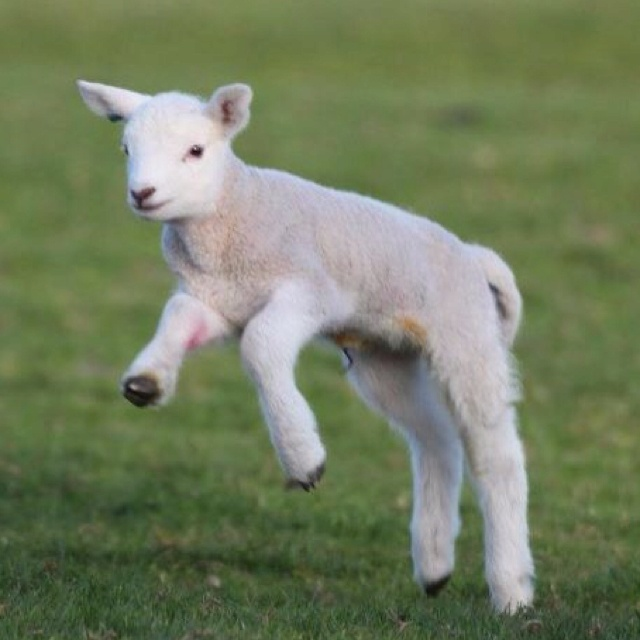
#> input picture praktikumpencit11/lamb.jpg, 640 x 640 px
$ python 'Praktikum 11 - Deteksi Tepi.py'
#> lines starting #> are read from the running program, lines starting #| are printed output that depends on the picture; after the words box and inside, x2 and y2 are one past the last pixel; in counts of white or black regions, pixels touching at a corner belong together
import imageio
import matplotlib.pyplot as plt
import numpy as np

imgNormal = imageio.imread("lamb.jpg")
#> imgNormal is the input picture: shape (640, 640, 3); mean R, G, B 115, 126.1, 95.4

imgGrayscale = np.zeros((imgNormal.shape[0], imgNormal.shape[1], 3), dtype=np.uint8)

for y in range(0, imgNormal.shape[0]):
    for x in range(0, imgNormal.shape[1]):
        r = imgNormal[y][x][0]
        g = imgNormal[y][x][1]
        b = imgNormal[y][x][2]
        gr = ( int(r) + int(g) + int(b) ) / 3
        imgGrayscale[y][x] = (gr, gr, gr)
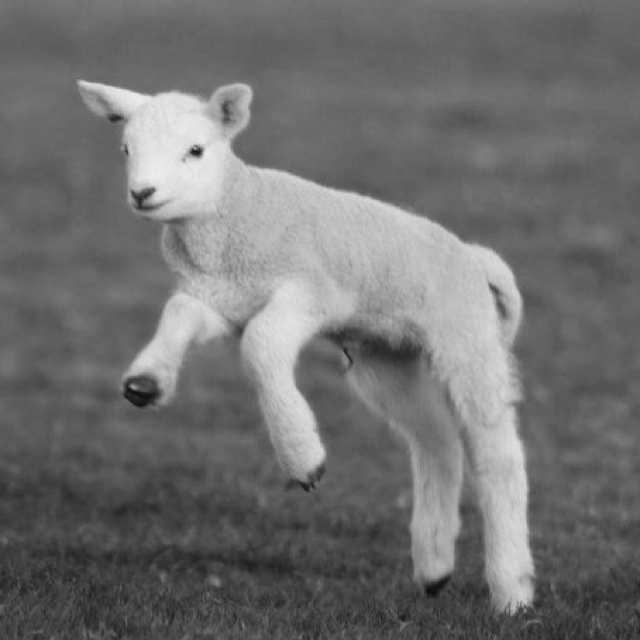
#> imgGrayscale: shape (640, 640, 3); min 9, max 237, mean 111.9

plt.imshow(imgGrayscale)
plt.title("Grayscale")
plt.show()


# ## Metode Robert

imgDTRobert = np.zeros((imgNormal.shape[0], imgNormal.shape[1], 3), dtype=np.uint8)

for y in range(1, imgNormal.shape[0] - 1):
    for x in range(1, imgNormal.shape[1] - 1):
        x1 = int(imgGrayscale[y][x - 1][0])
        x2 = int(imgGrayscale[y][x][0])
        x3 = int(imgGrayscale[y - 1][x][0])
        x4 = int(imgGrayscale[y][x][0])
        xb = int((x2 - x1) + (x4 - x3))
        if xb < 0:
            xb = -xb
        if xb > 255:
            xb = 255
        imgDTRobert[y][x] = (xb, xb, xb)

plt.imshow(imgDTRobert)
plt.title("Metode Robert")
plt.show()


# ## Metode Prewitt

imgDTPrewitt = np.zeros((imgNormal.shape[0], imgNormal.shape[1], 3), dtype=np.uint8)

for y in range(1, imgNormal.shape[0] - 1):
    for x in range(1, imgNormal.shape[1] - 1):
        x1 = int(imgGrayscale[y - 1][x - 1][0])
        x2 = int(imgGrayscale[y][x - 1][0])
        x3 = int(imgGrayscale[y + 1][x - 1][0])
        x4 = int(imgGrayscale[y - 1][x][0])
        x5 = int(imgGrayscale[y][x][0])
        x6 = int(imgGrayscale[y + 1][x][0])
        x7 = int(imgGrayscale[y - 1][x + 1][0])
        x8 = int(imgGrayscale[y][x + 1][0])
        x9 = int(imgGrayscale[y + 1][x + 1][0])
        xh = int(-x1 - x4 - x7 + x3 + x6 + x9)
        xv = int(-x1 - x2 - x3 + x7 + x8 + x9)
        xb = int(xh + xv)
        if xb < 0:
            xb = -xb
        if xb > 255:
            xb = 255
        imgDTPrewitt[y][x] = (xb, xb, xb)
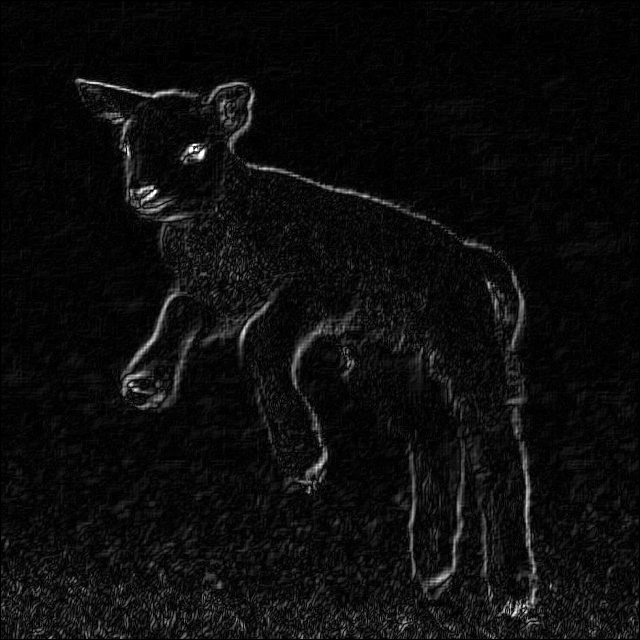
#> imgDTPrewitt: shape (640, 640, 3); min 0, max 255, mean 12.6

plt.imshow(imgDTPrewitt)
plt.title("Metode Prewitt")
plt.show()


# ## Metode Sobel

imgDTSobel = np.zeros((imgNormal.shape[0], imgNormal.shape[1], 3), dtype=np.uint8)

for y in range(1, imgNormal.shape[0] - 1):
    for x in range(1, imgNormal.shape[1] - 1):
        x1 = int(imgGrayscale[y - 1][x - 1][0])
        x2 = int(imgGrayscale[y][x - 1][0])
        x3 = int(imgGrayscale[y + 1][x - 1][0])
        x4 = int(imgGrayscale[y - 1][x][0])
        x5 = int(imgGrayscale[y][x][0])
        x6 = int(imgGrayscale[y + 1][x][0])
        x7 = int(imgGrayscale[y - 1][x + 1][0])
        x8 = int(imgGrayscale[y][x + 1][0])
        x9 = int(imgGrayscale[y + 1][x + 1][0])
        xh = int(-x1 - (2 * x4) - x7 + x3 + (2 * x6) + x9)
        xv = int(-x1 - (2 * x2) - x3 + x7 + (2 * x8) + x9)
        xb = int(xh + xv)
        if xb < 0:
            xb = -xb
        if xb > 255:
            xb = 255
        imgDTSobel[y][x] = (xb, xb, xb)
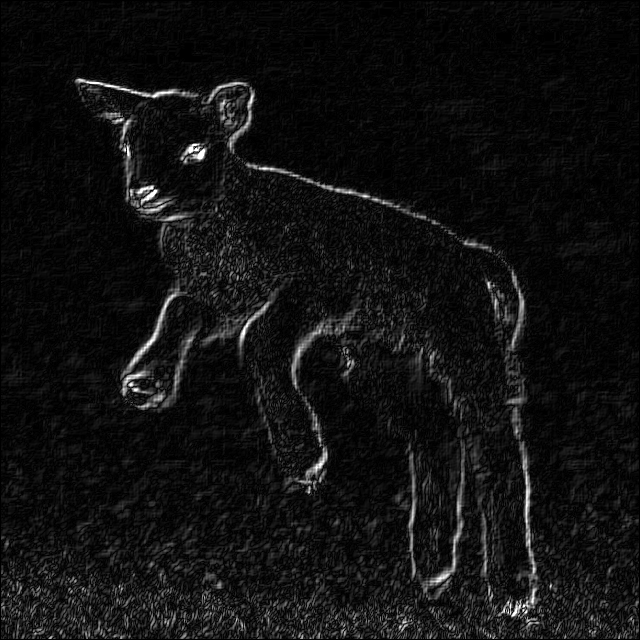
#> imgDTSobel: shape (640, 640, 3); min 0, max 255, mean 16.9

plt.imshow(imgDTSobel)
plt.title("Metode Sobel")
plt.show()


# ## Metode Laplacian

imgDTLaplacian = np.zeros((imgNormal.shape[0], imgNormal.shape[1], 3), dtype=np.uint8)

for y in range(1, imgNormal.shape[0] - 1):
    for x in range(1, imgNormal.shape[1] - 1):
        x1 = int(imgGrayscale[y - 1][x - 1][0])
        x2 = int(imgGrayscale[y][x - 1][0])
        x3 = int(imgGrayscale[y + 1][x - 1][0])
        x4 = int(imgGrayscale[y - 1][x][0])
        x5 = int(imgGrayscale[y][x][0])
        x6 = int(imgGrayscale[y + 1][x][0])
        x7 = int(imgGrayscale[y - 1][x + 1][0])
        x8 = int(imgGrayscale[y][x + 1][0])
        x9 = int(imgGrayscale[y + 1][x + 1][0])
        xb = int(x1 - (2 * x2) + x3 - (2 * x4) + (4 * x5) - (2 * x6) + x7 - (2 * x8) + x9)
        if xb < 0:
            xb = -xb
        if xb > 255:
            xb = 255
        imgDTLaplacian[y][x] = (xb, xb, xb)

plt.imshow(imgDTLaplacian)
plt.title("Metode Laplacian")
plt.show()


# ------------------

# ## Penambahan Proses Binerisasi dan invers pada setiap metode

# ## Metode Robert

imgDTRobertBiner = np.zeros((imgNormal.shape[0], imgNormal.shape[1], 3), dtype=np.uint8)
imgDTRobertInvers = np.zeros((imgNormal.shape[0], imgNormal.shape[1], 3), dtype=np.uint8)

for y in range(1, imgNormal.shape[0] - 1):
    for x in range(1, imgNormal.shape[1] - 1):
        x1 = int(imgGrayscale[y][x - 1][0])
        x2 = int(imgGrayscale[y][x][0])
        x3 = int(imgGrayscale[y - 1][x][0])
        x4 = int(imgGrayscale[y][x][0])
        xb = int((x2 - x1) + (x4 - x3))
        if xb < 0:
            xb = -xb
        if xb > 255:
            xb = 255
        if xb < 128:
            xbBiner = 0
        else:
            xbBiner = 255
        xbInverse = 255 - xb
        imgDTRobertBiner[y][x] = (xbBiner, xbBiner, xbBiner)
        imgDTRobertInvers[y][x] = (xbInverse, xbInverse, xbInverse)
#> imgDTRobertBiner: shape (640, 640, 3); every value is 0
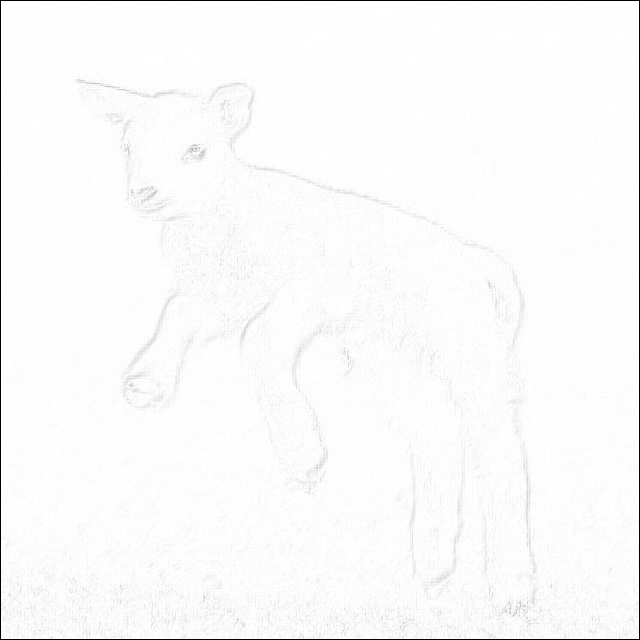
#> imgDTRobertInvers: shape (640, 640, 3); min 0, max 255, mean 250.7

plt.imshow(imgDTRobertBiner)
plt.title("Metode Robert Biner")
plt.show()

plt.imshow(imgDTRobertInvers)
plt.title("Metode Robert Invers")
plt.show()

# ## Metode Prewitt

imgDTPrewittBiner = np.zeros((imgNormal.shape[0], imgNormal.shape[1], 3), dtype=np.uint8)
imgDTPrewittInvers = np.zeros((imgNormal.shape[0], imgNormal.shape[1], 3), dtype=np.uint8)

for y in range(1, imgNormal.shape[0] - 1):
    for x in range(1, imgNormal.shape[1] - 1):
        x1 = int(imgGrayscale[y - 1][x - 1][0])
        x2 = int(imgGrayscale[y][x - 1][0])
        x3 = int(imgGrayscale[y + 1][x - 1][0])
        x4 = int(imgGrayscale[y - 1][x][0])
        x5 = int(imgGrayscale[y][x][0])
        x6 = int(imgGrayscale[y + 1][x][0])
        x7 = int(imgGrayscale[y - 1][x + 1][0])
        x8 = int(imgGrayscale[y][x + 1][0])
        x9 = int(imgGrayscale[y + 1][x + 1][0])
        xh = int(-x1 - x4 - x7 + x3 + x6 + x9)
        xv = int(-x1 - x2 - x3 + x7 + x8 + x9)
        xb = int(xh + xv)
        if xb < 0:
            xb = -xb
        if xb > 255:
            xb = 255
        if xb < 128:
            xbBiner = 0
        else:
            xbBiner = 255
        xbInverse = 255 - xb
        imgDTPrewittBiner[y][x] = (xbBiner, xbBiner, xbBiner)
        imgDTPrewittInvers[y][x] = (xbInverse, xbInverse, xbInverse)
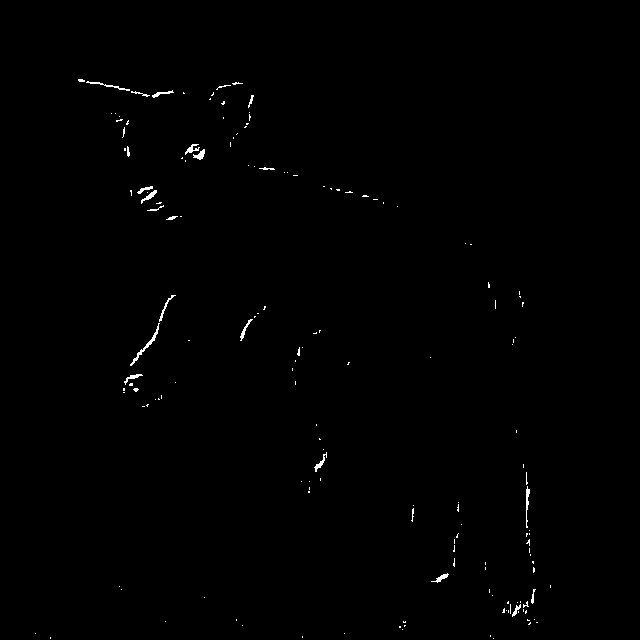
#> imgDTPrewittBiner: shape (640, 640, 3); 0.45% white in thin lines or dots, all inside (x1, y1, x2, y2) = (35, 79, 551, 639)
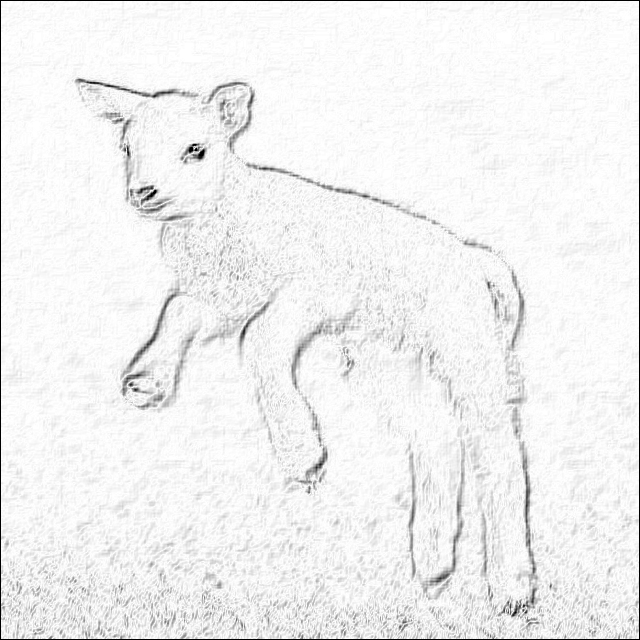
#> imgDTPrewittInvers: shape (640, 640, 3); min 0, max 255, mean 240.9

plt.imshow(imgDTPrewittBiner)
plt.title("Metode Prewitt Biner")
plt.show()

plt.imshow(imgDTPrewittInvers)
plt.title("Metode Prewitt Invers")
plt.show()

# ## Metode Sobel

imgDTSobelBiner = np.zeros((imgNormal.shape[0], imgNormal.shape[1], 3), dtype=np.uint8)
imgDTSobelInvers = np.zeros((imgNormal.shape[0], imgNormal.shape[1], 3), dtype=np.uint8)

for y in range(1, imgNormal.shape[0] - 1):
    for x in range(1, imgNormal.shape[1] - 1):
        x1 = int(imgGrayscale[y - 1][x - 1][0])
        x2 = int(imgGrayscale[y][x - 1][0])
        x3 = int(imgGrayscale[y + 1][x - 1][0])
        x4 = int(imgGrayscale[y - 1][x][0])
        x5 = int(imgGrayscale[y][x][0])
        x6 = int(imgGrayscale[y + 1][x][0])
        x7 = int(imgGrayscale[y - 1][x + 1][0])
        x8 = int(imgGrayscale[y][x + 1][0])
        x9 = int(imgGrayscale[y + 1][x + 1][0])
        xh = int(-x1 - (2 * x4) - x7 + x3 + (2 * x6) + x9)
        xv = int(-x1 - (2 * x2) - x3 + x7 + (2 * x8) + x9)
        xb = int(xh + xv)
        if xb < 0:
            xb = -xb
        if xb > 255:
            xb = 255
        if xb < 128:
            xbBiner = 0
        else:
            xbBiner = 255
        xbInverse = 255 - xb
        imgDTSobelBiner[y][x] = (xbBiner, xbBiner, xbBiner)
        imgDTSobelInvers[y][x] = (xbInverse, xbInverse, xbInverse)
#> imgDTSobelBiner: shape (640, 640, 3); 1.2% white in thin lines or dots, all inside (x1, y1, x2, y2) = (3, 79, 634, 639)
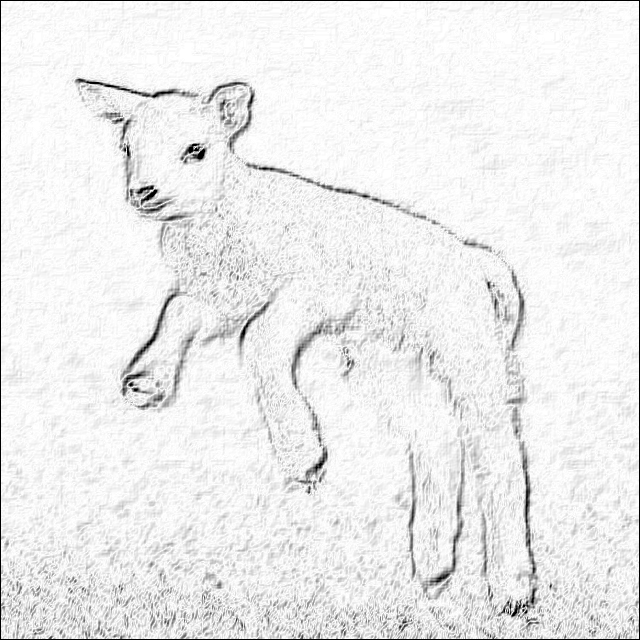
#> imgDTSobelInvers: shape (640, 640, 3); min 0, max 255, mean 236.5

plt.imshow(imgDTSobelBiner)
plt.title("Metode Sobel Biner")
plt.show()

plt.imshow(imgDTSobelInvers)
plt.title("Metode Sobel Invers")
plt.show()

# ## Metode Laplacian

imgDTLaplacianBiner = np.zeros((imgNormal.shape[0], imgNormal.shape[1], 3), dtype=np.uint8)
imgDTLaplacianInvers = np.zeros((imgNormal.shape[0], imgNormal.shape[1], 3), dtype=np.uint8)

for y in range(1, imgNormal.shape[0] - 1):
    for x in range(1, imgNormal.shape[1] - 1):
        x1 = int(imgGrayscale[y - 1][x - 1][0])
        x2 = int(imgGrayscale[y][x - 1][0])
        x3 = int(imgGrayscale[y + 1][x - 1][0])
        x4 = int(imgGrayscale[y - 1][x][0])
        x5 = int(imgGrayscale[y][x][0])
        x6 = int(imgGrayscale[y + 1][x][0])
        x7 = int(imgGrayscale[y - 1][x + 1][0])
        x8 = int(imgGrayscale[y][x + 1][0])
        x9 = int(imgGrayscale[y + 1][x + 1][0])
        xb = int(x1 - (2 * x2) + x3 - (2 * x4) + (4 * x5) - (2 * x6) + x7 - (2 * x8) + x9)
        if xb < 0:
            xb = -xb
        if xb > 255:
            xb = 255
        if xb < 128:
            xbBiner = 0
        else:
            xbBiner = 255
        xbInverse = 255 - xb
        imgDTLaplacianBiner[y][x] = (xbBiner, xbBiner, xbBiner)
        imgDTLaplacianInvers[y][x] = (xbInverse, xbInverse, xbInverse)
#> imgDTLaplacianBiner: shape (640, 640, 3); 0% white in thin lines or dots, all inside (x1, y1, x2, y2) = (195, 148, 196, 149)

plt.imshow(imgDTLaplacianBiner)
plt.title("Metode Laplacian")
plt.show()

plt.imshow(imgDTLaplacianInvers)
plt.title("Metode Laplacian")
plt.show()
